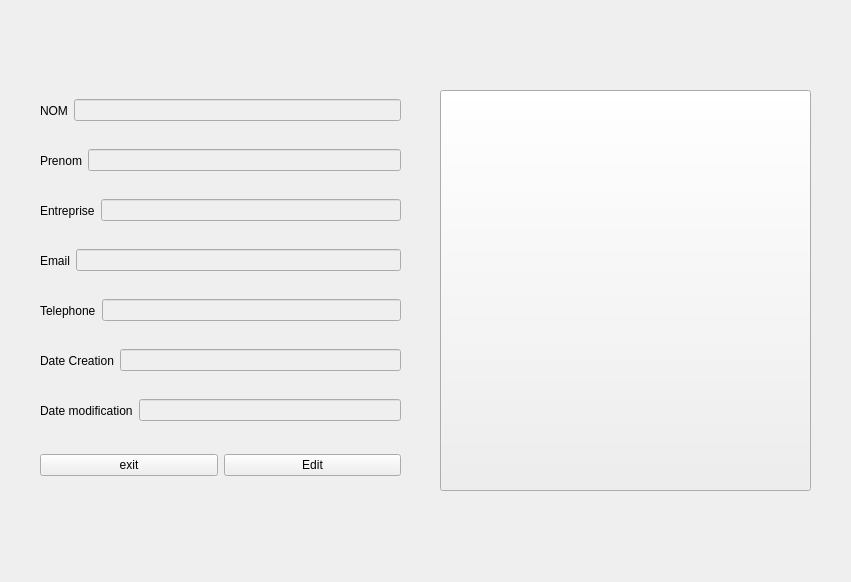
<?xml version="1.0" encoding="UTF-8"?>
<ui version="4.0">
 <class>displayContact</class>
 <widget class="QWidget" name="displayContact">
  <property name="geometry">
   <rect>
    <x>0</x>
    <y>0</y>
    <width>851</width>
    <height>582</height>
   </rect>
  </property>
  <property name="windowTitle">
   <string>Form</string>
  </property>
  <widget class="QWidget" name="horizontalLayoutWidget_2">
   <property name="geometry">
    <rect>
     <x>40</x>
     <y>90</y>
     <width>361</width>
     <height>41</height>
    </rect>
   </property>
   <layout class="QHBoxLayout" name="horizontalLayout_2">
    <item>
     <widget class="QLabel" name="nomLabel">
      <property name="text">
       <string>NOM</string>
      </property>
     </widget>
    </item>
    <item>
     <widget class="QLineEdit" name="nom">
      <property name="enabled">
       <bool>false</bool>
      </property>
     </widget>
    </item>
   </layout>
  </widget>
  <widget class="QWidget" name="horizontalLayoutWidget_3">
   <property name="geometry">
    <rect>
     <x>40</x>
     <y>140</y>
     <width>361</width>
     <height>41</height>
    </rect>
   </property>
   <layout class="QHBoxLayout" name="horizontalLayout_3">
    <item>
     <widget class="QLabel" name="prenomLabel">
      <property name="text">
       <string>Prenom</string>
      </property>
     </widget>
    </item>
    <item>
     <widget class="QLineEdit" name="prenom">
      <property name="enabled">
       <bool>false</bool>
      </property>
     </widget>
    </item>
   </layout>
  </widget>
  <widget class="QWidget" name="horizontalLayoutWidget_4">
   <property name="geometry">
    <rect>
     <x>40</x>
     <y>190</y>
     <width>361</width>
     <height>41</height>
    </rect>
   </property>
   <layout class="QHBoxLayout" name="horizontalLayout_4">
    <item>
     <widget class="QLabel" name="entrepriseLabel">
      <property name="text">
       <string>Entreprise</string>
      </property>
     </widget>
    </item>
    <item>
     <widget class="QLineEdit" name="entreprise">
      <property name="enabled">
       <bool>false</bool>
      </property>
     </widget>
    </item>
   </layout>
  </widget>
  <widget class="QWidget" name="horizontalLayoutWidget_5">
   <property name="geometry">
    <rect>
     <x>40</x>
     <y>240</y>
     <width>361</width>
     <height>41</height>
    </rect>
   </property>
   <layout class="QHBoxLayout" name="horizontalLayout_5">
    <item>
     <widget class="QLabel" name="emailLabel">
      <property name="text">
       <string>Email</string>
      </property>
     </widget>
    </item>
    <item>
     <widget class="QLineEdit" name="email">
      <property name="enabled">
       <bool>false</bool>
      </property>
     </widget>
    </item>
   </layout>
  </widget>
  <widget class="QWidget" name="horizontalLayoutWidget_6">
   <property name="geometry">
    <rect>
     <x>40</x>
     <y>290</y>
     <width>361</width>
     <height>41</height>
    </rect>
   </property>
   <layout class="QHBoxLayout" name="horizontalLayout_6">
    <item>
     <widget class="QLabel" name="teleLabel">
      <property name="text">
       <string>Telephone</string>
      </property>
     </widget>
    </item>
    <item>
     <widget class="QLineEdit" name="telephone">
      <property name="enabled">
       <bool>false</bool>
      </property>
     </widget>
    </item>
   </layout>
  </widget>
  <widget class="QWidget" name="horizontalLayoutWidget_7">
   <property name="geometry">
    <rect>
     <x>40</x>
     <y>340</y>
     <width>361</width>
     <height>41</height>
    </rect>
   </property>
   <layout class="QHBoxLayout" name="horizontalLayout_7">
    <item>
     <widget class="QLabel" name="datecreationLabel">
      <property name="text">
       <string>Date Creation</string>
      </property>
     </widget>
    </item>
    <item>
     <widget class="QLineEdit" name="dateC">
      <property name="enabled">
       <bool>false</bool>
      </property>
     </widget>
    </item>
   </layout>
  </widget>
  <widget class="QWidget" name="horizontalLayoutWidget_8">
   <property name="geometry">
    <rect>
     <x>40</x>
     <y>390</y>
     <width>361</width>
     <height>41</height>
    </rect>
   </property>
   <layout class="QHBoxLayout" name="horizontalLayout_8">
    <item>
     <widget class="QLabel" name="dateModificationLabel">
      <property name="text">
       <string>Date modification</string>
      </property>
     </widget>
    </item>
    <item>
     <widget class="QLineEdit" name="dateM">
      <property name="enabled">
       <bool>false</bool>
      </property>
     </widget>
    </item>
   </layout>
  </widget>
  <widget class="QWidget" name="horizontalLayoutWidget_9">
   <property name="geometry">
    <rect>
     <x>40</x>
     <y>440</y>
     <width>361</width>
     <height>51</height>
    </rect>
   </property>
   <layout class="QHBoxLayout" name="horizontalLayout_9">
    <item>
     <widget class="QPushButton" name="pushButton">
      <property name="text">
       <string>exit</string>
      </property>
     </widget>
    </item>
    <item>
     <widget class="QPushButton" name="modifier">
      <property name="text">
       <string>Edit</string>
      </property>
     </widget>
    </item>
   </layout>
  </widget>
  <widget class="QPushButton" name="photo">
   <property name="geometry">
    <rect>
     <x>440</x>
     <y>90</y>
     <width>371</width>
     <height>401</height>
    </rect>
   </property>
   <property name="text">
    <string/>
   </property>
  </widget>
 </widget>
 <resources/>
 <connections/>
</ui>
